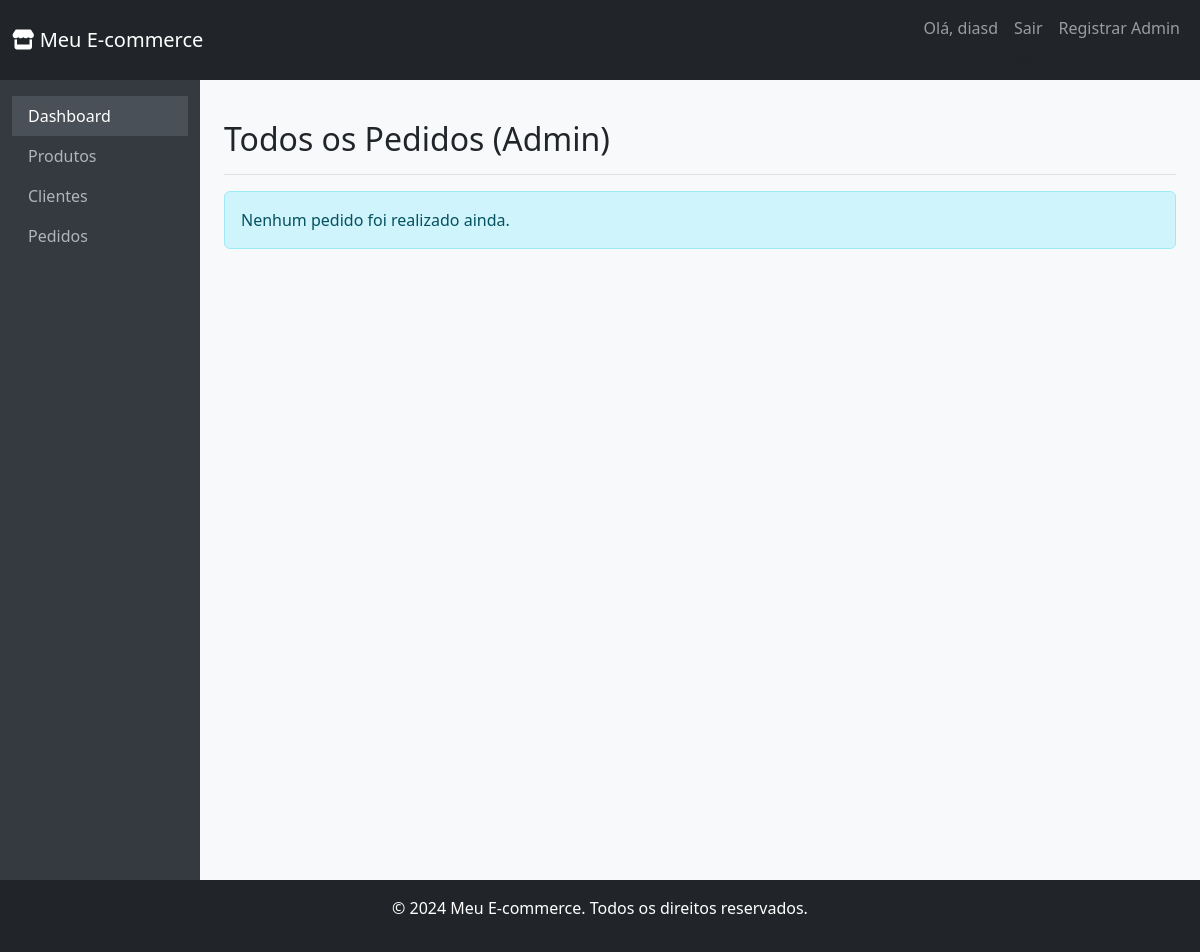
The page /pedidos-admin/ (signed in) on the database as committed earlier.
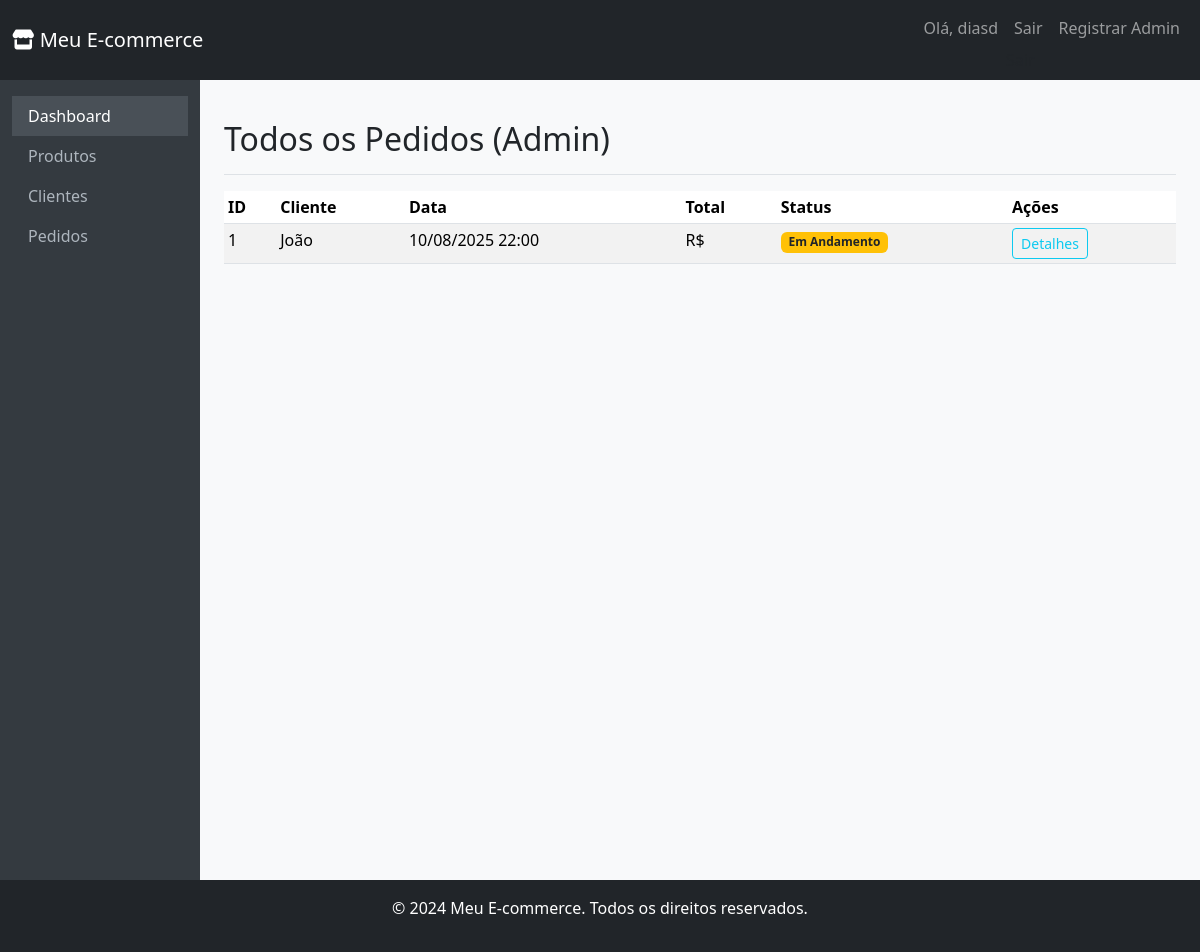
The same page on the database as committed later.
### app/models.py (models this page shows, shortened)
class Pedido(models.Model):
    cliente = models.ForeignKey(Cliente, on_delete=models.CASCADE)
    data_criacao = models.DateTimeField(auto_now_add=True)
    completo = models.BooleanField(default=False)

class Cliente(models.Model):
    user = models.OneToOneField(User, on_delete=models.CASCADE, null=True, blank=True)
    nome = models.CharField(max_length=200)
    email = models.EmailField(unique=True)
    telefone = models.CharField(max_length=20)
    endereco = models.CharField(max_length=200)

### app/views.py (the view)
# urls.py: path('pedidos-admin/', views.listar_todos_pedidos, name='listar_todos_pedidos'),
@login_required
@user_passes_test(is_superuser, login_url='/accounts/login/')
def listar_todos_pedidos(request):
    pedidos = Pedido.objects.all()
    context = {'pedidos': pedidos}
    return render(request, 'loja/listar_todos_pedidos.html', context)

### app/views.py (called while the page is built)
def is_superuser(user):
    return user.is_superuser

### app/templates/loja/listar_todos_pedidos.html (shortened to what this page needs)
{% extends 'base.html' %}
{% block content %}
    <div class="d-flex justify-content-between flex-wrap flex-md-nowrap align-items-center pt-3 pb-2 mb-3 border-bottom">
        <h1 class="h2">Todos os Pedidos (Admin)</h1>
    </div>
    {% if not pedidos %}
        <div class="alert alert-info">Nenhum pedido foi realizado ainda.</div>
    {% else %}
        <div class="table-responsive">
            <table class="table table-striped table-sm">
                <thead>
                    <tr>
                        <th>ID</th>
                        <th>Cliente</th>
                        <th>Data</th>
                        <th>Total</th>
                        <th>Status</th>
                        <th>Ações</th>
                    </tr>
                </thead>
                <tbody>
                    {% for pedido in pedidos %}
                    <tr>
                        <td>{{ pedido.pk }}</td>
                        <td>{{ pedido.cliente.nome }}</td>
                        <td>{{ pedido.data_criacao|date:"d/m/Y H:i" }}</td>
                        <td>R$ {{ pedido.get_total }}</td>
                        <td>
                            {% if pedido.completo %}
                                <span class="badge bg-success">Finalizado</span>
                            {% else %}
                                <span class="badge bg-warning text-dark">Em Andamento</span>
                            {% endif %}
                        </td>
                        <td>
                            <a href="{% url 'detalhar_pedido' pedido.pk %}" class="btn btn-sm btn-outline-info">Detalhes</a>
                        </td>
                    </tr>
                    {% endfor %}
                </tbody>
            </table>
        </div>
    {% endif %}
{% endblock %}

Rows that differ between the two databases and show on the page:
added Pedido: pk "1", cliente.nome "João", data_criacao "10/08/2025 22:00", completo "Em Andamento"
Other text that changed with them:
text no longer shown: "Nenhum pedido foi realizado ainda."
text now shown: "ID Cliente Data Total Status Ações"
